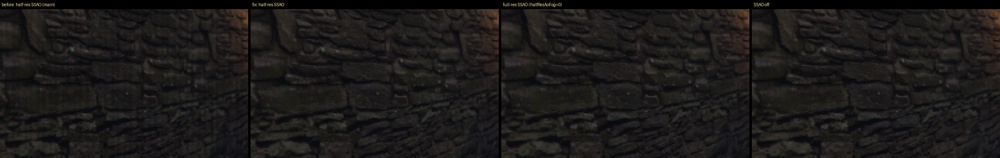
#> input picture reports/render-features/2026-10-31-ssao-stripes/quay-west.jpg, 1000 x 158 px, shrunk from 2418 x 382 before the run
$ python stripes.py quay-west.jpg
#> lines starting #> are read from the running program, lines starting #| are printed output that depends on the picture
"""Column-stripe metric: FFT of the row-averaged horizontal high-pass, peak at a period / median."""
import sys
import numpy as np
from PIL import Image

def spectrum(img, axis):
    hp_w = 9
    k = np.ones(hp_w) / hp_w
    # high-pass along `axis`, then average along the other axis
    a = img if axis == 1 else img.T
    lp = np.apply_along_axis(lambda r: np.convolve(r, k, mode="same"), 1, a)
    hp = (a - lp)[:, hp_w:-hp_w]
    sig = hp.mean(axis=0)
    F = np.abs(np.fft.rfft(sig - sig.mean()))
    return F, len(sig)

def peak(F, n, period):
    b = n / period
    i = int(round(b))
    p = F[max(i - 1, 1):i + 2].max()
    med = np.median(F[1:])
    return p / med

def load(path):
#> called with path = 'quay-west.jpg'
    im = np.asarray(Image.open(path).convert("RGB"), dtype=np.float64)
    return im.mean(axis=2)

if __name__ == "__main__":
    print(f"{'file':60s} x5    x10   y5    y8")
    for path in sys.argv[1:]:
        g = load(path)
        Fx, nx = spectrum(g, 1)
#> in spectrum, `lp = np.apply_along_axis(lambda r: np.convolve(r, k, mode="same"), 1, a)`:
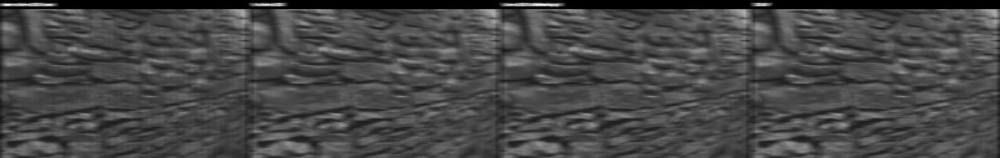
#> lp: shape (158, 1000) float64; min 0, max 94.11, mean 26.3; drawn with min black and max white
#> in spectrum, `hp = (a - lp)[:, hp_w:-hp_w]`:
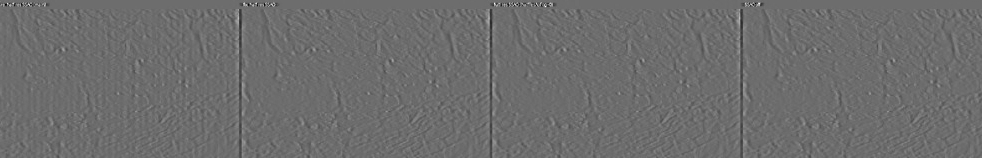
#> hp: shape (158, 982) float64; min -65.59, max 87.26, mean 0; drawn with min black and max white
#> in spectrum, `sig = hp.mean(axis=0)`: sig = 982 values, max 12.22 at index 739, min -22.45 at index 240, mean -0.000381
#> in spectrum, `F = np.abs(np.fft.rfft(sig - sig.mean()))`: F = 492 values, max 398.6 at index 157, min 1.42e-14 at index 0, mean 43.98
#> Fx has the same summary as F in spectrum; nx = 982
        Fy, ny = spectrum(g, 0)
#> call 2 of spectrum, with axis = 0
#> in spectrum (call 2), `a = img if axis == 1 else img.T`:
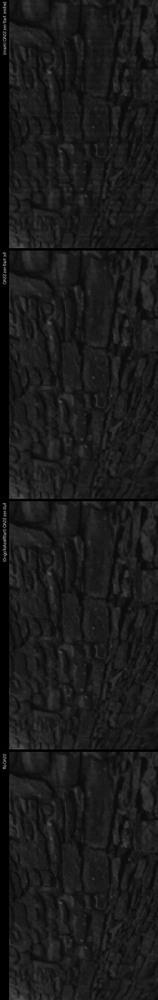
#> a: shape (1000, 158) float64; min 0, max 133.7, mean 26.4
#> in spectrum (call 2), `lp = np.apply_along_axis(lambda r: np.convolve(r, k, mode="same"), 1, a)`:
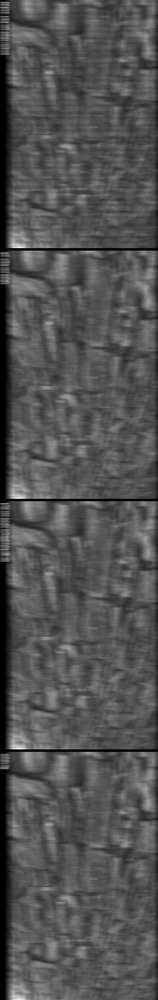
#> lp: shape (1000, 158) float64; min 0, max 80.22, mean 26.2; drawn with min black and max white
#> in spectrum (call 2), `hp = (a - lp)[:, hp_w:-hp_w]`:
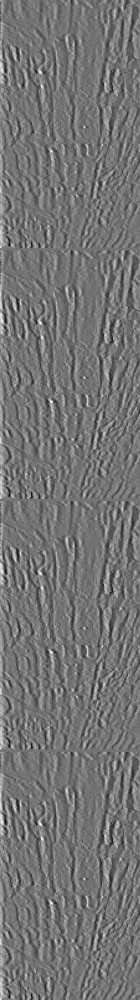
#> hp: shape (1000, 140) float64; min -29.7, max 35.89, mean 0.2; drawn with min black and max white
#> in spectrum (call 2), `sig = hp.mean(axis=0)`: sig = 140 values, max 12.13 at index 1, min -2.74 at index 111, mean 0.225
#> in spectrum (call 2), `F = np.abs(np.fft.rfft(sig - sig.mean()))`: F = 71 values, max 56.87 at index 15, min 6.66e-15 at index 0, mean 15.62
#> Fy has the same summary as F in spectrum; ny = 140
        print(f"{path[-60:]:60s} {peak(Fx,nx,5):5.1f} {peak(Fx,nx,10):5.1f} {peak(Fy,ny,5):5.1f} {peak(Fy,ny,8):5.1f}")
#> in peak, `b = n / period`: b = 196.4
#> in peak, `i = int(round(b))`: i = 196
#> in peak, `p = F[max(i - 1, 1):i + 2].max()`: p = 104.8
#> in peak, `med = np.median(F[1:])`: med = 23.03
#| quay-west.jpg                                                  4.6  11.5   2.8   4.7
